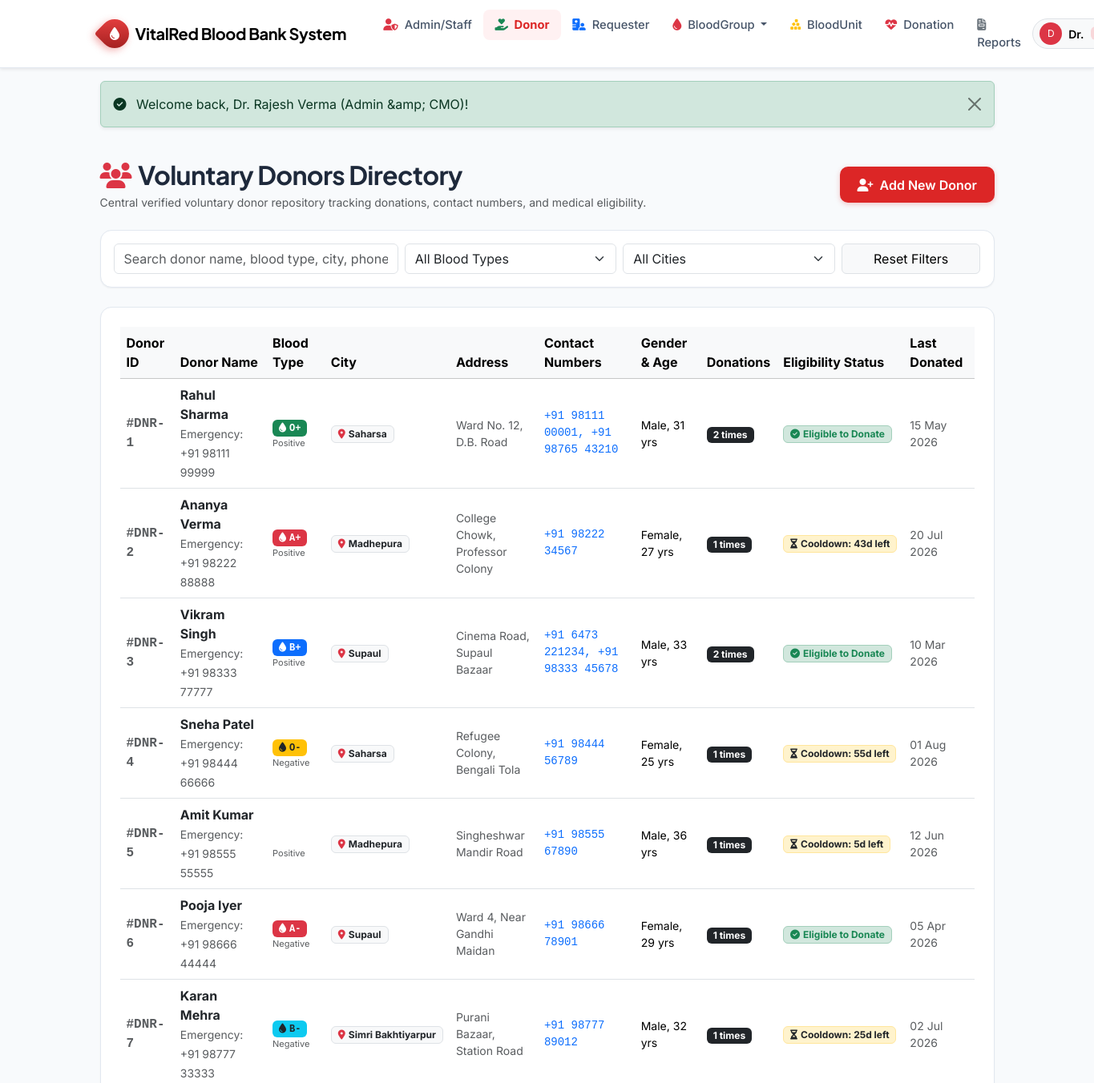
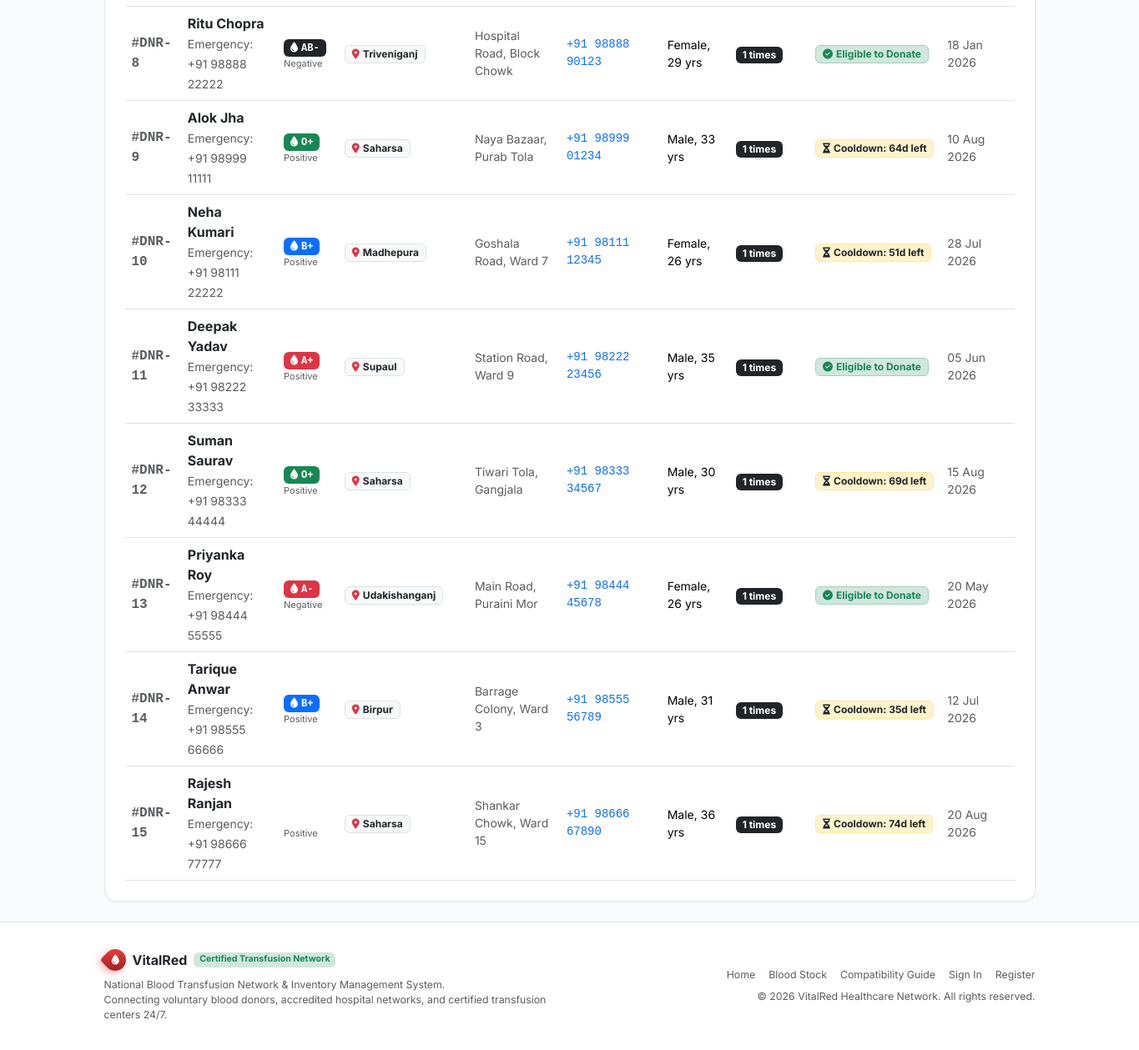
/admin/donors.php (signed in), run on the app's committed database (2 pictures, top to bottom).
### tables this page shows
CREATE TABLE donors (
    donor_id INT AUTO_INCREMENT PRIMARY KEY,
    user_id INT NULL UNIQUE,                      
    first_name VARCHAR(60) NOT NULL,
    last_name VARCHAR(60) NOT NULL,
    dob DATE NOT NULL,
    gender ENUM('Male', 'Female', 'Other') NOT NULL,
    blood_group_id INT NOT NULL,
    address_street VARCHAR(180) NOT NULL,
    city VARCHAR(80) NOT NULL,
    state VARCHAR(80) NOT NULL DEFAULT 'Delhi NCR',
    pincode VARCHAR(15) NOT NULL,
    emergency_contact VARCHAR(25) NOT NULL,
    last_donation_date DATE NULL,
    created_at TIMESTAMP DEFAULT CURRENT_TIMESTAMP,
    CONSTRAINT fk_donor_user FOREIGN KEY (user_id) 
        REFERENCES users (user_id) ON DELETE SET NULL ON UPDATE CASCADE,
    CONSTRAINT fk_donor_blood_group FOREIGN KEY (blood_group_id) 
        REFERENCES blood_groups (blood_group_id) ON DELETE RESTRICT ON UPDATE CASCADE,
    INDEX idx_donor_blood_group (blood_group_id),
    INDEX idx_donor_city (city)
);

CREATE TABLE blood_groups (
    blood_group_id INT AUTO_INCREMENT PRIMARY KEY,
    group_name VARCHAR(5) NOT NULL UNIQUE,       
    rh_factor ENUM('Positive', 'Negative') NOT NULL,
    critical_threshold INT NOT NULL DEFAULT 5,   
    description VARCHAR(255) NULL
);

### admin/donors.php (the view, shortened to what this page needs)
<?php
require_once __DIR__ . '/../includes/auth_helper.php';
$sql = "SELECT d.*, bg.group_name AS blood_type, bg.rh_factor,
               GROUP_CONCAT(DISTINCT dp.phone_number SEPARATOR ', ') AS phone_numbers,
               COUNT(dn.donation_id) AS total_donations,
               DATEDIFF(CURDATE(), d.last_donation_date) AS days_since_last_donation,
               CASE
                   WHEN d.last_donation_date IS NULL THEN 'Eligible (Never Donated)'
                   WHEN DATEDIFF(CURDATE(), d.last_donation_date) >= 90 THEN 'Eligible to Donate'
                   ELSE CONCAT('Cooldown: ', (90 - DATEDIFF(CURDATE(), d.last_donation_date)), 'd left')
               END AS eligibility_status
        FROM donors d
        JOIN blood_groups bg ON d.blood_group_id = bg.blood_group_id
        LEFT JOIN donor_phones dp ON d.donor_id = dp.donor_id
        LEFT JOIN donations dn ON d.donor_id = dn.donor_id
        WHERE 1=1";
$params = [];
$sql .= " GROUP BY d.donor_id, bg.group_name, bg.rh_factor
          ORDER BY d.created_at DESC";
$stmt = $pdo->prepare($sql);
$stmt->execute($params);
$donors = $stmt->fetchAll();
require_once __DIR__ . '/../includes/header.php';
?>
<div class="container py-4">
    <div class="d-flex flex-wrap justify-content-between align-items-center mb-4 gap-3">
        <div>
            <h2 class="fw-bold mb-1"><i class="fa-solid fa-users text-danger me-2"></i>Voluntary Donors Directory</h2>
            <p class="text-muted small mb-0">Central verified voluntary donor repository tracking donations, contact numbers, and medical eligibility.</p>
        </div>
        <div class="d-flex gap-2">
            <button class="btn btn-vitalred" data-bs-toggle="modal" data-bs-target="#addDonorModal">
                <i class="fa-solid fa-user-plus me-1"></i> Add New Donor
            </button>
        </div>
    </div>
    <div class="vr-card p-3 mb-4">
        <form method="GET" class="row g-2 align-items-center">
            <div class="col-md-4">
                <input type="text" id="tableSearchInput" class="form-control" placeholder="Search donor name, blood type, city, phone...">
            </div>
            <div class="col-md-3">
                <select name="group" class="form-select" onchange="this.form.submit()">
                    <option value="0">All Blood Types</option>
                </select>
            </div>
            <div class="col-md-3">
                <select name="city" class="form-select" onchange="this.form.submit()">
                    <option value="">All Cities</option>
                </select>
            </div>
            <div class="col-md-2 text-end">
                <a href="<?= BASE_URL ?>admin/donors.php" class="btn btn-light border w-100">Reset Filters</a>
            </div>
        </form>
    </div>
    <div class="vr-card p-4">
        <div class="table-responsive">
            <table class="table table-hover align-middle mb-0">
                <thead class="table-light">
                    <tr>
                        <th>Donor ID</th>
                        <th>Donor Name</th>
                        <th>Blood Type</th>
                        <th>City</th>
                        <th>Address</th>
                        <th>Contact Numbers</th>
                        <th>Gender &amp; Age</th>
                        <th>Donations</th>
                        <th>Eligibility Status</th>
                        <th>Last Donated</th>
                    </tr>
                </thead>
                <tbody>
                    <?php if (empty($donors)): ?>
                        <tr><td colspan="10" class="text-center py-4 text-muted">No donor records found matching criteria.</td></tr>
                    <?php else: ?>
                        <?php foreach ($donors as $d): ?>
                            <?php
                                $age = (new DateTime())->diff(new DateTime($d['dob']))->y;
                                $is_eligible = strpos($d['eligibility_status'], 'Eligible') !== false;
                            ?>
                            <tr>
                                <td class="font-monospace fw-bold text-muted">#DNR-<?= $d['donor_id'] ?></td>
                                <td>
                                    <div class="fw-bold text-dark"><?= e($d['first_name'] . ' ' . $d['last_name']) ?></div>
                                    <small class="text-muted">Emergency: <?= e($d['emergency_contact'] ?: 'None') ?></small>
                                </td>
                                <td>
                                    <?= get_blood_badge($d['blood_type']) ?>
                                    <span class="small text-muted d-block" style="font-size:11px;"><?= e($d['rh_factor']) ?></span>
                                </td>
                                <td>
                                    <span class="badge bg-light text-dark border px-2 py-1">
                                        <i class="fa-solid fa-location-dot text-danger me-1"></i><?= e($d['city']) ?>
                                    </span>
                                </td>
                                <td class="small text-muted" style="max-width: 150px;">
                                    <?= e($d['address_street']) ?>
                                </td>
                                <td class="small font-monospace text-primary"><?= e($d['phone_numbers'] ?: 'N/A') ?></td>
                                <td class="small"><?= e($d['gender']) ?>, <?= $age ?> yrs</td>
                                <td><span class="badge bg-dark px-2 py-1"><?= e($d['total_donations']) ?> times</span></td>
                                <td>
                                    <?php if ($is_eligible): ?>
                                        <span class="badge bg-success-subtle text-success border border-success-subtle">
                                            <i class="fa-solid fa-circle-check me-1"></i><?= e($d['eligibility_status']) ?>
                                        </span>
                                    <?php else: ?>
                                        <span class="badge bg-warning-subtle text-warning border border-warning-subtle text-dark">
                                            <i class="fa-solid fa-hourglass-half me-1"></i><?= e($d['eligibility_status']) ?>
                                        </span>
                                    <?php endif; ?>
                                </td>
                                <td class="small text-muted"><?= format_date($d['last_donation_date']) ?></td>
                            </tr>
                        <?php endforeach; ?>
                    <?php endif; ?>
                </tbody>
            </table>
        </div>
    </div>
</div>
<?php require_once __DIR__ . '/../includes/footer.php'; ?>

### includes/auth_helper.php (shortened to what this page needs)
<?php
function e($string) {
    return htmlspecialchars((string)($string ?? ''), ENT_QUOTES, 'UTF-8');
}
function format_date(?string $date, string $format = 'd M Y'): string {
    try {
        $dt = new DateTime($date);
        return $dt->format($format);
    } catch (Exception $e) {
        return $date;
    }
}
function get_blood_badge(string $group): string {
    $colors = [
        'A+' => 'bg-danger text-white',
        'A-' => 'bg-danger text-white',
        'B+' => 'bg-primary text-white',
        'B-' => 'bg-info text-dark',
        'AB+' => 'bg-purple text-white',
        'AB-' => 'bg-dark text-white',
        'O+' => 'bg-success text-white',
        'O-' => 'bg-warning text-dark'
    ];
    $cls = $colors[$group] ?? 'bg-secondary text-white';
    return '<span class="badge ' . $cls . ' px-2 py-1 font-monospace"><i class="fa-solid fa-droplet me-1"></i>' . e($group) . '</span>';
}

### assets/css/style.css (style rules this page uses)
:root { --primary-red: #dc2626; --primary-red-hover: #b91c1c; --primary-red-dark: #991b1b; --primary-red-light: #fee2e2; --primary-red-ultra-light: #fff1f2; --accent-emerald: #059669; --accent-blue: #2563eb; --accent-purple: #7c3aed; --dark-slate: #0f172a; --card-slate: #1e293b; --border-color: #e2e8f0; --body-bg: #f8fafc; --text-main: #1e293b; --text-muted: #64748b; --font-heading: 'Plus Jakarta Sans', system-ui, -apple-system, sans-serif; --font-body: 'Inter', system-ui, -apple-system, sans-serif; --shadow-sm: 0 1px 2px 0 rgb(0 0 0 / 0.05); --shadow-md: 0 4px 6px -1px rgb(0 0 0 / 0.08), 0 2px 4px -2px rgb(0 0 0 / 0.05); --shadow-lg: 0 10px 15px -3px rgb(0 0 0 / 0.08), 0 4px 6px -4px rgb(0 0 0 / 0.04); --shadow-xl: 0 20px 25px -5px rgb(0 0 0 / 0.1), 0 8px 10px -6px rgb(0 0 0 / 0.05); }
body { font-family: var(--font-body); background-color: var(--body-bg); color: var(--text-main); min-height: 100vh; display: flex; flex-direction: column; }
h1, h2, h3, h4, h5, h6, .navbar-brand { font-family: var(--font-heading); font-weight: 700; letter-spacing: -0.02em; }
.vr-card { background: #ffffff; border: 1px solid var(--border-color); border-radius: 14px; box-shadow: var(--shadow-sm); transition: transform 0.2s ease, box-shadow 0.2s ease; overflow: hidden; }
.btn-vitalred { background-color: var(--primary-red); color: #ffffff; font-weight: 600; border: none; border-radius: 10px; padding: 0.65rem 1.35rem; box-shadow: 0 2px 6px rgba(220, 38, 38, 0.25); transition: all 0.2s ease; }

### data on the page
donors: donor_id "1", first_name+last_name "Rahul Sharma", emergency_contact "+91 98111 99999", blood_group.group_name "O+", blood_group.rh_factor "Positive", city "Saharsa", address_street "Ward No. 12, D.B. Road", phone_numbers "+91 98111 00001, +91 98765 43210", gender "Male", total_donations "2", eligibility_status "Eligible to Donate", last_donation_date "15 May 2026"
donors: donor_id "2", first_name+last_name "Ananya Verma", emergency_contact "+91 98222 88888", blood_group.group_name "A+", blood_group.rh_factor "Positive", city "Madhepura", address_street "College Chowk, Professor Colony", phone_numbers "+91 98222 34567", gender "Female", total_donations "1", eligibility_status "Cooldown: 43d left", last_donation_date "20 Jul 2026"
donors: donor_id "3", first_name+last_name "Vikram Singh", emergency_contact "+91 98333 77777", blood_group.group_name "B+", blood_group.rh_factor "Positive", city "Supaul", address_street "Cinema Road, Supaul Bazaar", phone_numbers "+91 6473 221234, +91 98333 45678", gender "Male", total_donations "2", eligibility_status "Eligible to Donate", last_donation_date "10 Mar 2026"
donors: donor_id "4", first_name+last_name "Sneha Patel", emergency_contact "+91 98444 66666", blood_group.group_name "O-", blood_group.rh_factor "Negative", city "Saharsa", address_street "Refugee Colony, Bengali Tola", phone_numbers "+91 98444 56789", gender "Female", total_donations "1", eligibility_status "Cooldown: 55d left", last_donation_date "01 Aug 2026"
donors: donor_id "5", first_name+last_name "Amit Kumar", emergency_contact "+91 98555 55555", blood_group.rh_factor "Positive", city "Madhepura", address_street "Singheshwar Mandir Road", phone_numbers "+91 98555 67890", gender "Male", total_donations "1", eligibility_status "Cooldown: 5d left", last_donation_date "12 Jun 2026"
donors: donor_id "6", first_name+last_name "Pooja Iyer", emergency_contact "+91 98666 44444", blood_group.group_name "A-", blood_group.rh_factor "Negative", city "Supaul", address_street "Ward 4, Near Gandhi Maidan", phone_numbers "+91 98666 78901", gender "Female", total_donations "1", eligibility_status "Eligible to Donate", last_donation_date "05 Apr 2026"
donors: donor_id "7", first_name+last_name "Karan Mehra", emergency_contact "+91 98777 33333", blood_group.group_name "B-", blood_group.rh_factor "Negative", city "Simri Bakhtiyarpur", address_street "Purani Bazaar, Station Road", phone_numbers "+91 98777 89012", gender "Male", total_donations "1", eligibility_status "Cooldown: 25d left", last_donation_date "02 Jul 2026"
donors: donor_id "8", first_name+last_name "Ritu Chopra", emergency_contact "+91 98888 22222", blood_group.group_name "AB-", blood_group.rh_factor "Negative", city "Triveniganj", address_street "Hospital Road, Block Chowk", phone_numbers "+91 98888 90123", gender "Female", total_donations "1", eligibility_status "Eligible to Donate", last_donation_date "18 Jan 2026"
donors: donor_id "9", first_name+last_name "Alok Jha", emergency_contact "+91 98999 11111", blood_group.group_name "O+", blood_group.rh_factor "Positive", city "Saharsa", address_street "Naya Bazaar, Purab Tola", phone_numbers "+91 98999 01234", gender "Male", total_donations "1", eligibility_status "Cooldown: 64d left", last_donation_date "10 Aug 2026"
donors: donor_id "10", first_name+last_name "Neha Kumari", emergency_contact "+91 98111 22222", blood_group.group_name "B+", blood_group.rh_factor "Positive", city "Madhepura", address_street "Goshala Road, Ward 7", phone_numbers "+91 98111 12345", gender "Female", total_donations "1", eligibility_status "Cooldown: 51d left", last_donation_date "28 Jul 2026"
donors: donor_id "11", first_name+last_name "Deepak Yadav", emergency_contact "+91 98222 33333", blood_group.group_name "A+", blood_group.rh_factor "Positive", city "Supaul", address_street "Station Road, Ward 9", phone_numbers "+91 98222 23456", gender "Male", total_donations "1", eligibility_status "Eligible to Donate", last_donation_date "05 Jun 2026"
donors: donor_id "12", first_name+last_name "Suman Saurav", emergency_contact "+91 98333 44444", blood_group.group_name "O+", blood_group.rh_factor "Positive", city "Saharsa", address_street "Tiwari Tola, Gangjala", phone_numbers "+91 98333 34567", gender "Male", total_donations "1", eligibility_status "Cooldown: 69d left", last_donation_date "15 Aug 2026"
donors: donor_id "13", first_name+last_name "Priyanka Roy", emergency_contact "+91 98444 55555", blood_group.group_name "A-", blood_group.rh_factor "Negative", city "Udakishanganj", address_street "Main Road, Puraini Mor", phone_numbers "+91 98444 45678", gender "Female", total_donations "1", eligibility_status "Eligible to Donate", last_donation_date "20 May 2026"
donors: donor_id "14", first_name+last_name "Tarique Anwar", emergency_contact "+91 98555 66666", blood_group.group_name "B+", blood_group.rh_factor "Positive", city "Birpur", address_street "Barrage Colony, Ward 3", phone_numbers "+91 98555 56789", gender "Male", total_donations "1", eligibility_status "Cooldown: 35d left", last_donation_date "12 Jul 2026"
donors: donor_id "15", first_name+last_name "Rajesh Ranjan", emergency_contact "+91 98666 77777", blood_group.rh_factor "Positive", city "Saharsa", address_street "Shankar Chowk, Ward 15", phone_numbers "+91 98666 67890", gender "Male", total_donations "1", eligibility_status "Cooldown: 74d left", last_donation_date "20 Aug 2026"

### other printed values
substr($current_user['full_name'], 0, 1) "D"
explode(' ', $current_user['full_name'])[0] "Dr."
$flash['message'] "Welcome back, Dr. Rajesh Verma (Admin &amp; CMO)!"
